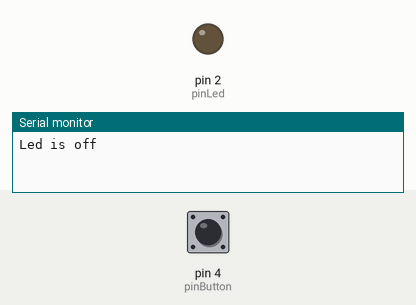
This program was run on a simulated Arduino Uno, built with avr-gcc and run on an emulated ATmega328P. Parts: output pins drawn as LEDs (lit = HIGH), the last lines printed to the serial monitor. Inputs (shaded band) come from the test bench; at power-on: pin 4 (pinButton) LOW.

Above: at 1.2 s.
1.3 s: pin 4 (pinButton) pulled HIGH for 0.15 s
At 2.1 s:
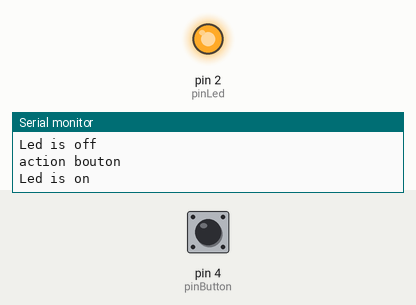
2.9 s: pin 4 (pinButton) pulled HIGH for 1 s
At 3.2 s:
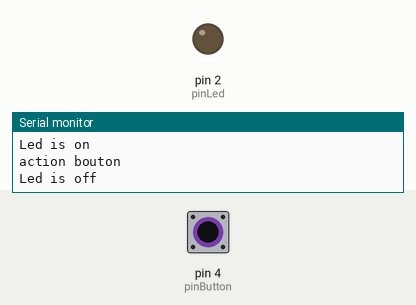
5.4 s: pin 4 (pinButton) pulled HIGH for 3.2 s
At 6.4 s:
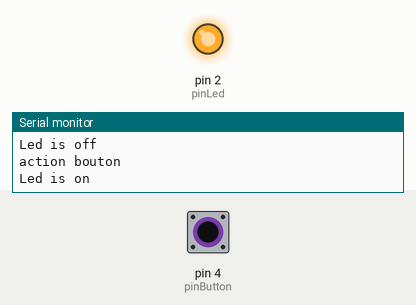
Timing chart, 0 to 8.4 s (numbered marks = the images above; inputs shaded):
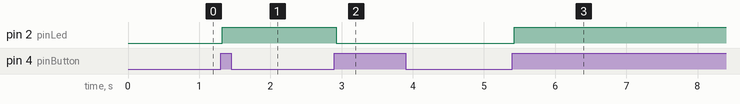

Measured:
- after the input at 1.3 s, pin 2 (pinLed): LOW → HIGH at once
- after the input at 2.9 s, pin 2 (pinLed): HIGH → LOW at once
- after the input at 5.4 s, pin 2 (pinLed): LOW → HIGH at once

The program:

main.cpp
```cpp
#include <Arduino.h>
#include "Button.hpp"
#include "Led.hpp"
#include "Action.hpp"
#include "ActionToogleLed.hpp"

Led *led;
ActionToogleLed *actionToogleLed;
Button *button;
uint8_t pinButton = 4;
uint8_t pinLed = 2;

void setup() {
  // put your setup code here, to run once:
  Serial.begin(9600);

  // init led
  led  = new Led(pinLed);

  // init action
  actionToogleLed = new ActionToogleLed(led);

  // init button
  button = new Button(pinButton, actionToogleLed);
}

void loop() {
  // put your main code here, to run repeatedly:
  button->tick();
}
```

Action.hpp
```cpp
#pragma once

class Action
{
public:
    virtual void execute();
};
```

ActionToogleLed.hpp
```cpp
#pragma once
#include "Action.hpp"
#include "Led.hpp"
#include <Arduino.h>
class ActionToogleLed : public Action
{
private:
    Led *m_led;
public:
    ActionToogleLed(Led *p_led);
    void execute();
};
```

Button.hpp
```cpp
#pragma once
#include "Action.hpp"
#include <Arduino.h>

class Button
{
private:
    const int m_pinButton;
    Action *m_action;
    long m_lastChangedDate = 0;
    int m_lastButtonState = HIGH;
    int m_lastStableButtonState = HIGH;
    const int m_minTimeForButtonPressed = 25;

public:
    Button(const int p_pinBouton, Action *p__action);
    void tick();
};
```

Led.hpp
```cpp
#pragma once
#include <Arduino.h>

class Led
{
private:
    int m_pinLed;

public:
    Led(const int &p_pinLed);
    void turnOn();
    void turnOff();
    void toogle();
};
```

ActionToogleLed.cpp
```cpp
#include "ActionToogleLed.hpp"

ActionToogleLed::ActionToogleLed(Led *p_led) : m_led(p_led)
{
    this->m_led->turnOff();
}


void ActionToogleLed::execute(){
    this->m_led->toogle();
}
```

Button.cpp
```cpp
#include "Button.hpp"

Button::Button(const int p_pinButton, Action *p_action)
    : m_pinButton(p_pinButton), m_action(p_action)
{
    pinMode(m_pinButton, INPUT);
}
void Button::tick()
{
    int buttonState = digitalRead(m_pinButton);
    long currentDate = millis();

    if (buttonState != m_lastButtonState)
    {
        m_lastChangedDate = currentDate;
        m_lastButtonState = buttonState;
    }

    if (currentDate - m_lastChangedDate > m_minTimeForButtonPressed)
    {
        if (m_lastStableButtonState == LOW && buttonState == HIGH)
        {
            Serial.println("action bouton");
            m_action->execute();
        }
        m_lastStableButtonState = buttonState;
    }
}
```

Led.cpp
```cpp
#include "Led.hpp"

Led::Led(const int &p_pinLed) : m_pinLed(p_pinLed)
{
    pinMode(this->m_pinLed, OUTPUT);
    digitalWrite(this->m_pinLed, LOW);
}

void Led::turnOn()
{
    digitalWrite(this->m_pinLed, HIGH);
    Serial.println("Led is on");
}
void Led::turnOff()
{
    digitalWrite(this->m_pinLed, LOW);
    Serial.println("Led is off");
}
void Led::toogle()
{
    if (digitalRead(this->m_pinLed) == HIGH)
    {
        this->turnOff();
    }
    else
    {
        this->turnOn();
    }
}
```
